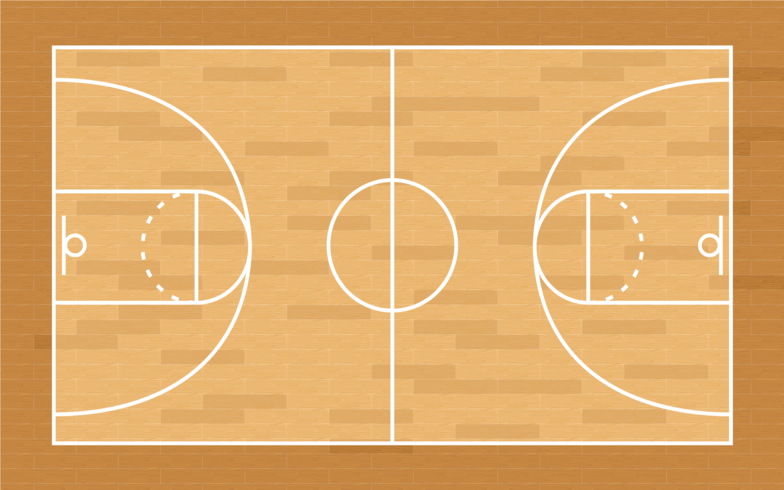
#> input picture json_related/court.png, 784 x 490 px
$ jupyter execute --allow-errors sandbox.ipynb   (shell and % lines are left out)
#> lines starting #> are read from the running program, lines starting #| are printed output that depends on the picture
Had trouble getting zip function to work.... learned it can be called as such (much easier to run!!!)

[cell 1]
a = [[1,2,3],[4,5,6]]

zipped = list(zip(*a))
x,y, z = zipped

Reading in Warriors Rockets October $17^{th}$ 2017

[cell 2]
import json
import numpy as np
import nba_functions as nba
import matplotlib.pylab as plt

#> (a cell that did not finish here is left out)

#> (a cell that did not finish here is left out)

#> (a cell that did not finish here is left out)

#> (a cell that did not finish here is left out)

[cell 7]
plt.figure()
#> (the rest of this cell did not finish here and is left out)

#> (a cell that did not finish here is left out)

#> (a cell that did not finish here is left out)

work on running average of position to 'smooth' out the points

#> (a cell that did not finish here is left out)

[cell 11]
from imageio import imread
import matplotlib.pylab as plt

plt.figure(figsize=(12,10))
img = imread("court.png")
#> img is the input picture: shape (490, 784, 3); mean R, G, B 223.1, 171.4, 106.8
plt.imshow(img,zorder=0, extent = [-54.5,54.5,-31.3,31.3])
plt.plot(x,y)
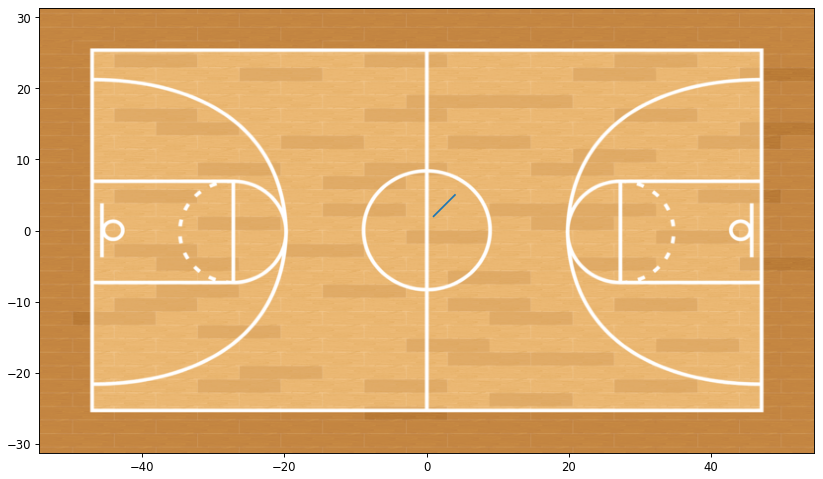
#> figure drawn by matplotlib, 1 panel

[cell 12]
def moving_average(a, n) : #https://stackoverflow.com/questions/14313510/how-to-calculate-moving-average-using-numpy
    ret = np.nancumsum(a, dtype=float)
    ret[n:] = ret[n:] - ret[:-n]
    return ret[n - 1:] / n

[cell 13]
count = 0
false_count = 0
#> (the rest of this cell did not finish here and is left out)

[cell 14]
new_x = moving_average(x,n=5)
new_y = moving_average(y,n=5)
#> (the rest of this cell did not finish here and is left out)

[cell 15]
dx = new_x[2:]-new_x[:-2]
dy = new_y[2:]-new_y[:-2]
dist = np.sqrt(np.square(dx)+np.square(dy)) # change in distance is 0.08 seconds apart
velo = dist/0.08
#> (the rest of this cell did not finish here and is left out)

Plot of Velo w/ outlier data

[cell 16]
import matplotlib.pylab as plt
import matplotlib.cm as cm
#> (the rest of this cell did not finish here and is left out)

[cell 17]
high_velos = velo[velo>30]
findee = list(velo)
for i in high_velos:
    print(findee.index(i))
    findee[findee.index(i)] = 0
